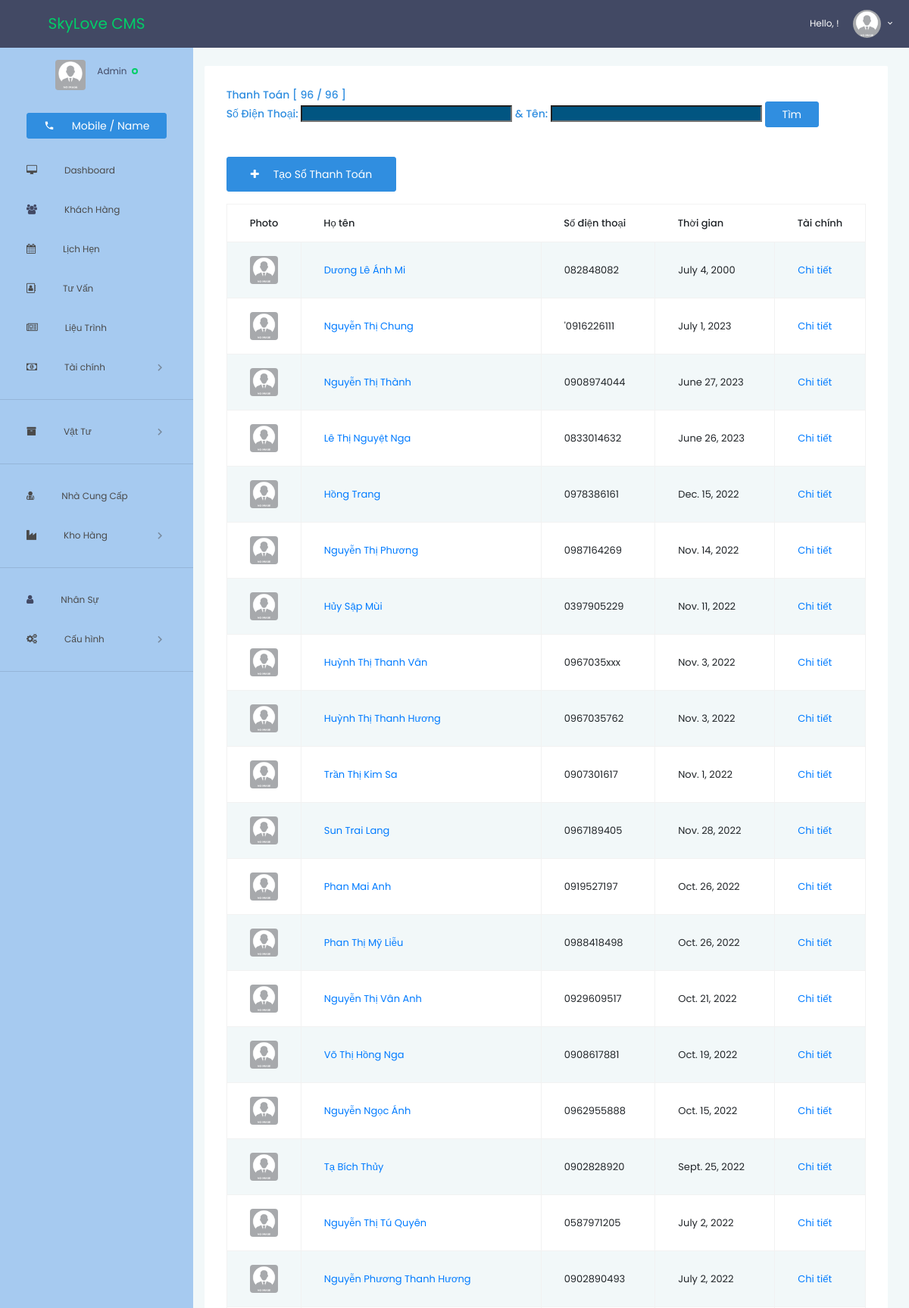
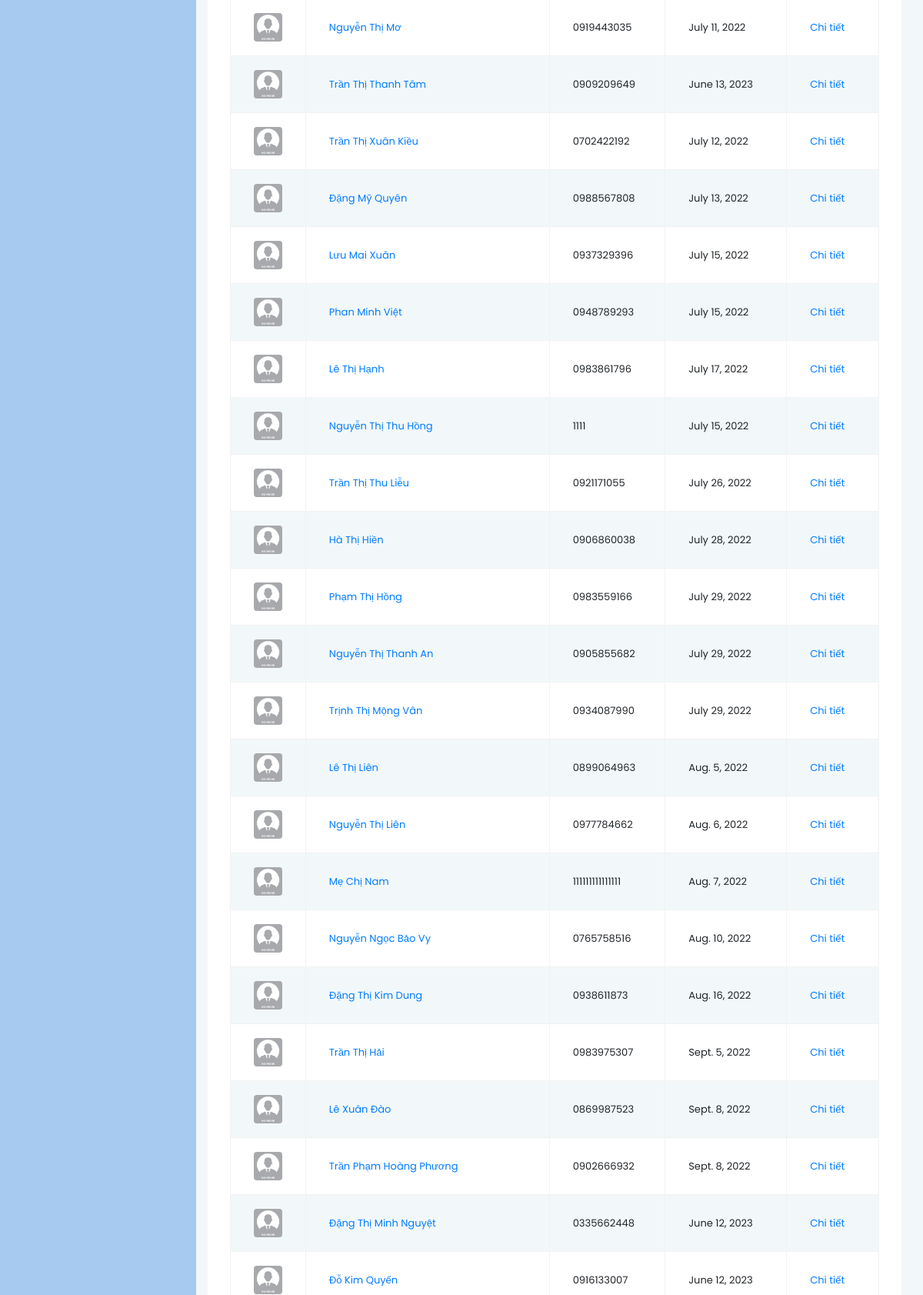
/invoice/overview (upper part), run on the app's committed database (2 pictures, top to bottom).
### action/models.py (models this page shows)
class Invoice(models.Model):
    customer = models.ForeignKey(Customer, on_delete=models.CASCADE)
    time = models.DateTimeField(null=True)
    class Meta:
        db_table = 'Invoice'

### manager/models.py (models this page shows, shortened)
class HumanInfo(models.Model):
    class Meta:
        abstract = True
    LANGUAGE = (('english', 'ENGLISH'), ('tiếng việt', 'TIẾNG VIỆT'), ('french', 'FRENCH'))
    GENDER = (('nam', 'NAM'), ('nữ', 'NỮ'), ('khác', 'KHÁC'))
    humanID = models.CharField(
        max_length=12, unique=True, default=None, null=True, blank=True
    )
    gender = models.CharField(choices=GENDER, max_length=10)
    fullname = models.CharField(max_length=50, null=False)
    dob = models.DateField(max_length=10, null=True, blank=True)
    mobile = models.CharField(max_length=16, unique=True)
    email = models.EmailField(max_length=125, null=True, blank=True)
    address = models.TextField(max_length=100, null=True, blank=True)
    language = models.CharField(choices=LANGUAGE, max_length=10, default='english')
    thumb = models.ImageField(blank=True, null=True)
    nubank = models.CharField(max_length=16, null=True, blank=True, default=None)
    bank = models.CharField(max_length=32, null=True, blank=True, default=None)

class Customer(HumanInfo):
    source = models.ForeignKey(CustomerSource, on_delete=models.SET_NULL, null=True)
    yob = models.IntegerField()
    thumb = models.ImageField(blank=True, null=True, upload_to='Customer')
    deleted = models.BooleanField(default=False)
    class Meta:
        db_table = 'Customer'

### action/views.py (the view)
# urls.py: path('invoice/overview', views.invoice_overview, name='invoice_overview'),
def invoice_overview(request):
    mobile = request.GET.get('mobile')
    fname = request.GET.get('fname')
    invoices = Invoice.objects.all()
    if mobile:
        invoices = invoices.filter(customer__mobile__icontains=mobile)
    if fname:
        invoices = invoices.filter(customer__fullname__contains=fname)
    context = {
        'inv_total': Invoice.objects.all().count(),
        'inv_lookup': invoices.count(),
        'form': InvoiceFilterForm(),
        'invoices': invoices.order_by('-id')
    }
    return render(request, 'action/invoice/overview.html', context)

### action/forms.py
class InvoiceFilterForm(forms.Form):
    mobile: forms.CharField()

### action/templates/action/invoice/overview.html (shortened to what this page needs)
{% extends 'manager/layout.html' %}
{% load static %}
{% block content %}
  <div class="main-panel">
  <div class="content-wrapper">
    <div class="row">
          <div class="row">
        <div class="col-lg-12 grid-margin">
          <div class="card">
            <div class="card-body">
              <h4 class="card-title text-primary">
                Thanh Toán [
                  {% if inv_total and inv_lookup %}{{ inv_lookup }} / {{ inv_total }}{% endif %} ]
                <form method="GET" action="{% url 'action:invoice_overview' %}">
                  <label for="mobile">Số điện thoại:</label>
                  <input type="text" id="mobile" name="mobile" value="" maxlength="12"
                         style="color: lightcyan; background: #015581">
                  <label for="fname">& Tên:</label>
                  <input type="text" id="fname" name="fname" value="" maxlength="20"
                         style="color: yellow; background: #015581">
                  <input type="submit" VALUE="Tìm" class="btn btn-primary"/>
                </form>
                <h4 class="card-title">
                <br>
                <a href="{% url 'action:invoice_new' %}"
                   class="btn btn-lg btn-primary mb-3 float-left">
                  <i class="fa fa-plus"></i>&emsp;Tạo Sổ Thanh Toán
                </a>
              </h4>
                <br>
              </h4>
              <div class="table-responsive">
                <table class="table table-bordered table-striped">
                  <thead>
                  <tr>
                    <th>
                      Photo
                    </th>
                    <th>
                      Họ tên
                    </th>
                    <th>
                      Số điện thoại
                    </th>
                    <th>
                      Thời gian
                    </th>
                    <th>
                      Tài chính
                    </th>
                  </tr>
                  </thead>
                  <tbody>
                  {% for invoice in invoices %}
                    <tr>
                      <td class="font-weight-medium">
                        <a href="{% url 'action:invoice_view' pk=invoice.pk %}">
                          {% if invoice.customer.thumb.url != null %}
                            <img src="{{ invoice.customer.thumb.url }}" class='rounded img-fluid' alt="">
                          {% else %}
                            <img src="{% static 'images/No_Image.png' %}" class='rounded img-fluid' alt="">
                          {% endif %}
                        </a>
                      </td>
                      <td>
                        <a href="{% url 'manager:customer_view' pk=invoice.customer.id %}">
                        {{ invoice.customer.fullname }}
                        </a>
                      </td>
                      <td>
                        {{ invoice.customer.mobile }}
                      </td>
                      <td>
                        {{ invoice.time.date }}
                      </td>
                      <td>
                          <a href="{% url 'action:invoice_view' pk=invoice.pk %}">Chi tiết</a>
                      </td>
                    </tr>
                  {% endfor %}
                  </tbody>
                </table>
              </div>
            </div>
          </div>
        </div>
      </div>
    </div>
  </div>
{% endblock content %}

### data on the page
Invoice: customer.fullname "Dương Lê Ánh Mi", customer.mobile "082848082", time "July 4, 2000"
Invoice: customer.fullname "Nguyễn Thị Chung", customer.mobile "'0916226111", time "July 1, 2023"
Invoice: customer.fullname "Nguyễn Thị Thành", customer.mobile "0908974044", time "June 27, 2023"
Invoice: customer.fullname "Lê Thị Nguyệt Nga", customer.mobile "0833014632", time "June 26, 2023"
Invoice: customer.fullname "Hồng Trang", customer.mobile "0978386161", time "Dec. 15, 2022"
Invoice: customer.fullname "Nguyễn Thị Phương", customer.mobile "0987164269", time "Nov. 14, 2022"
Invoice: customer.fullname "Hủy Sập Mùi", customer.mobile "0397905229", time "Nov. 11, 2022"
Invoice: customer.fullname "Huỳnh Thị Thanh Vân", customer.mobile "0967035xxx", time "Nov. 3, 2022"
Invoice: customer.fullname "Huỳnh Thị Thanh Hương", customer.mobile "0967035762", time "Nov. 3, 2022"
Invoice: customer.fullname "Trần Thị Kim Sa", customer.mobile "0907301617", time "Nov. 1, 2022"
Invoice: customer.fullname "Sun Trai Lang", customer.mobile "0967189405", time "Nov. 28, 2022"
Invoice: customer.fullname "Phan Mai Anh", customer.mobile "0919527197", time "Oct. 26, 2022"
Invoice: customer.fullname "Phan Thị Mỹ Liễu", customer.mobile "0988418498", time "Oct. 26, 2022"
Invoice: customer.fullname "Nguyễn Thị Vân Anh", customer.mobile "0929609517", time "Oct. 21, 2022"
Invoice: customer.fullname "Võ Thị Hồng Nga", customer.mobile "0908617881", time "Oct. 19, 2022"
Invoice: customer.fullname "Nguyễn Ngọc Ánh", customer.mobile "0962955888", time "Oct. 15, 2022"
Invoice: customer.fullname "Tạ Bích Thủy", customer.mobile "0902828920", time "Sept. 25, 2022"
Invoice: customer.fullname "Nguyễn Thị Tú Quyên", customer.mobile "0587971205", time "July 2, 2022"
Invoice: customer.fullname "Nguyễn Phương Thanh Hương", customer.mobile "0902890493", time "July 2, 2022"
Invoice: customer.fullname "Nguyễn Thị Mơ", customer.mobile "0919443035", time "July 11, 2022"
Invoice: customer.fullname "Trần Thị Thanh Tâm", customer.mobile "0909209649", time "June 13, 2023"
Invoice: customer.fullname "Trần Thị Xuân Kiều", customer.mobile "0702422192", time "July 12, 2022"
Invoice: customer.fullname "Đặng Mỹ Quyên", customer.mobile "0988567808", time "July 13, 2022"
Invoice: customer.fullname "Lưu Mai Xuân", customer.mobile "0937329396", time "July 15, 2022"
Invoice: customer.fullname "Phan Minh Việt", customer.mobile "0948789293", time "July 15, 2022"
Invoice: customer.fullname "Lê Thị Hạnh", customer.mobile "0983861796", time "July 17, 2022"
Invoice: customer.fullname "Nguyễn Thị Thu Hồng", customer.mobile "1111", time "July 15, 2022"
Invoice: customer.fullname "Trần Thị Thu Liễu", customer.mobile "0921171055", time "July 26, 2022"
Invoice: customer.fullname "Hà Thị Hiền", customer.mobile "0906860038", time "July 28, 2022"
Invoice: customer.fullname "Phạm Thị Hồng", customer.mobile "0983559166", time "July 29, 2022"
Invoice: customer.fullname "Nguyễn Thị Thanh An", customer.mobile "0905855682", time "July 29, 2022"
Invoice: customer.fullname "Trịnh Thị Mộng Vân", customer.mobile "0934087990", time "July 29, 2022"
Invoice: customer.fullname "Lê Thị Liên", customer.mobile "0899064963", time "Aug. 5, 2022"
Invoice: customer.fullname "Nguyễn Thị Liên", customer.mobile "0977784662", time "Aug. 6, 2022"
Invoice: customer.fullname "Mẹ Chị Nam", customer.mobile "111111111111111", time "Aug. 7, 2022"
Invoice: customer.fullname "Nguyễn Ngọc Bảo Vy", customer.mobile "0765758516", time "Aug. 10, 2022"
Invoice: customer.fullname "Đặng Thị Kim Dung", customer.mobile "0938611873", time "Aug. 16, 2022"
Invoice: customer.fullname "Trần Thị Hải", customer.mobile "0983975307", time "Sept. 5, 2022"
Invoice: customer.fullname "Lê Xuân Đào", customer.mobile "0869987523", time "Sept. 8, 2022"
Invoice: customer.fullname "Trần Phạm Hoàng Phương", customer.mobile "0902666932", time "Sept. 8, 2022"
Invoice: customer.fullname "Đặng Thị Minh Nguyệt", customer.mobile "0335662448", time "June 12, 2023"
Invoice: customer.fullname "Đỗ Kim Quyến", customer.mobile "0916133007", time "June 12, 2023"

### other printed values
{{ inv_lookup }} "96"
{{ inv_total }} "96"
